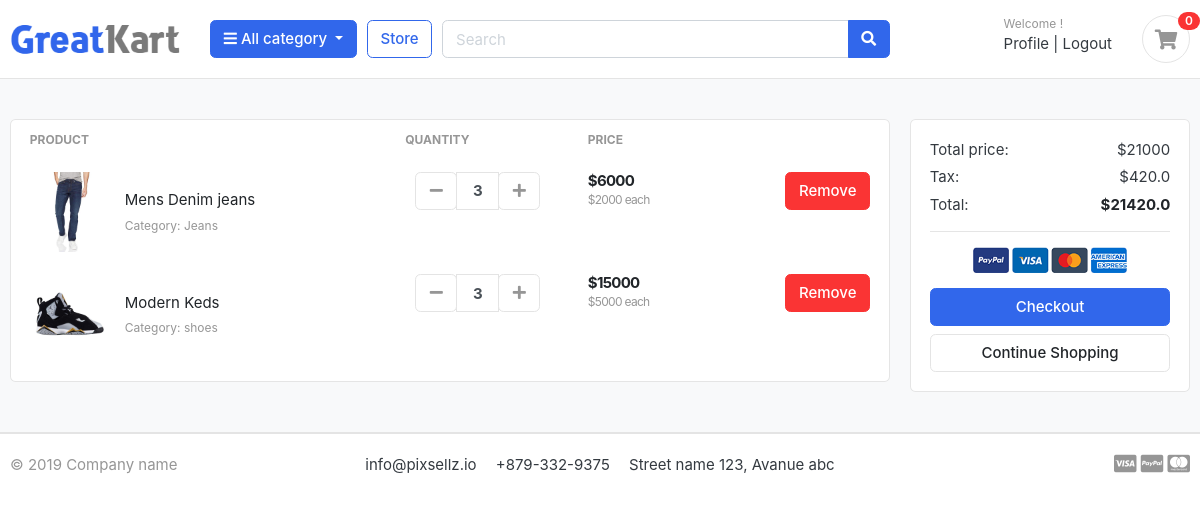
The app's page /cart/ (signed in) with its own data.
### cart/models.py (models this page shows, shortened)
class CartItem(models.Model):
    user = models.ForeignKey(User, on_delete=models.CASCADE, null=True)
    product = models.ForeignKey(Product, on_delete=models.CASCADE)
    cart = models.ForeignKey(Cart, on_delete=models.CASCADE, null=True)
    quantity = models.IntegerField()
    is_active = models.BooleanField(default=True)
    def sub_total(self):
        return self.product.price * self.quantity

### store/models.py (models this page shows, shortened)
class Product(models.Model):
    product_name = models.CharField(max_length=100, unique=True)
    slug = models.SlugField(max_length=200, unique=True)
    description = models.TextField(max_length=500, blank=True)
    price = models.IntegerField()
    image = models.ImageField(upload_to= 'photos/products')
    stock = models.IntegerField()
    is_available = models.BooleanField(default=True)
    category = models.ForeignKey(Category, on_delete=models.CASCADE)
    created_date = models.DateTimeField(auto_now_add=True)
    modified_date = models.DateTimeField(auto_now=True)

### category/models.py (models this page shows, shortened)
class Category(models.Model):
    category_name = models.CharField(max_length=100, unique=True)
    slug = models.SlugField(max_length=100, unique=True)
    description = models.TextField(max_length=500, blank=True)
    cat_image = models.ImageField(upload_to= 'photos/category', blank=True)

### cart/views.py (the view, shortened to what this page needs)
# urls.py: path('', views.cart, name='cart'),
def cart(request):
    cart_items = None
    tax = 0
    total = 0
    grand_total = 0
    session_id = create_session(request)
    if request.user.is_authenticated:
        cart_items = CartItem.objects.filter(user=request.user)
        for item in cart_items:
            total += item.product.price * item.quantity
    tax = (total * 2) / 100
    grand_total = total + tax
    return render(request, 'cart/cart.html', {'cart_items': cart_items, 'tax' : tax, 'total' : total, 'grand_total' : grand_total})

### cart/views.py (called while the page is built)
def create_session(request):
    if not request.session.session_key:
        request.session.create()
    return request.session.session_key

### cart/templates/cart/cart.html (shortened to what this page needs)
{% extends 'base.html' %}
{% load static %}
{% block body %}
  <section class="section-content padding-y bg">
  <div class="container">
    <div class="row">
      <aside class="col-lg-9">
        <div class="card">
          <table class="table table-borderless table-shopping-cart">
            <thead class="text-muted">
              <tr class="small text-uppercase">
                <th scope="col">Product</th>
                <th scope="col" width="120">Quantity</th>
                <th scope="col" width="120">Price</th>
                <th scope="col" class="text-right" width="200"></th>
              </tr>
            </thead>
            <tbody>
              {% for item in cart_items %}
              <tr>
                <td>
                  <figure class="itemside align-items-center">
                    <div class="aside">
                      <img src="{{item.product.image.url}}" class="img-sm" />
                    </div>
                    <figcaption class="info">
                      <a href="#" class="title text-dark">{{item.product.product_name}}</a>
                      <p class="text-muted small">
                        Category: {{item.product.category.category_name}}
                      </p>
                    </figcaption>
                  </figure>
                </td>
                <td>
                  <div class="col">
                    <div class="input-group input-spinner">
                      <div class="input-group-prepend">
                        <form action="{% url 'remove_cart_item' item.product_id %}">
                          <button class="btn btn-light" type="submit" id="button-plus">
                            <i class="fa fa-minus"></i>
                          </button>
                        </form>
                      </div>
                      <input type="text" class="form-control" value="{{item.quantity}}" />
                      <div class="input-group-append">
                        <form action="{% url 'add_cart' item.product_id %}">
                          <button class="btn btn-light" type="submit" id="button-minus">
                            <i class="fa fa-plus"></i>
                          </button>
                        </form>
                      </div>
                    </div>
                  </div>
                </td>
                <td>
                  <div class="price-wrap">
                    <var class="price">${{item.sub_total}}</var>
                    <small class="text-muted"> ${{item.product.price}} each </small>
                  </div>
                </td>
                <td class="text-right">
                  <a href="{% url 'remove_cart' item.product_id %}" class="btn btn-danger"> Remove</a>
                </td>
              </tr>
             {% endfor %}
            </tbody>
          </table>
        </div>
      </aside>
      <aside class="col-lg-3">
        <div class="card">
          <div class="card-body">
            <dl class="dlist-align">
              <dt>Total price:</dt>
              <dd class="text-right">${{total}}</dd>
            </dl>
            <dl class="dlist-align">
              <dt>Tax:</dt>
              <dd class="text-right">${{tax}}</dd>
            </dl>
            <dl class="dlist-align">
              <dt>Total:</dt>
              <dd class="text-right text-dark b">
                <strong>${{grand_total}}</strong>
              </dd>
            </dl>
            <hr />
            <p class="text-center mb-3">
              <img src="{% static './images/misc/payments.png' %}" height="26" />
            </p>
            <a href="./place-order.html" class="btn btn-primary btn-block">
              Checkout
            </a>
            <a href="./store.html" class="btn btn-light btn-block">Continue Shopping</a>
          </div>
        </div>
      </aside>
    </div>
  </div>
</section>
</body>
</html>
{% endblock %}

### static/css/ui.css (style rules this page uses)
html { font-family: "Inter", sans-serif; font-size: 15px; }
.price-wrap { letter-spacing: -0.7px; }
.img-xs, .img-sm, .img-md, .img-lg { -o-object-fit: cover; object-fit: cover; flex-shrink: 0; flex-grow: 0; }
.img-sm { width: 80px; height: 80px; }
.padding-y { padding-top: 40px; padding-bottom: 40px; }
var { font-style: normal; }
figure { margin-bottom: 0; }
.bg { background-color: #f8f9fa; }
.b { font-weight: 600; }
p:last-child { margin-bottom: 0; }
.btn-light { background-color: #fff; border-color: #e4e4e4; }
.btn-light i { color: #969696; }
.itemside { position: relative; display: flex; width: 100%; }
.itemside .aside { position: relative; flex-shrink: 0; }
.itemside .info { padding-left: 15px; padding-right: 7px; }
.itemside p { margin-bottom: 0; }
.itemside .title { display: block; margin-bottom: 5px; color: #212529; }
[class*=dlist-] { margin-bottom: 5px; }
[class*=dlist-] dd { margin-bottom: 0; }
.dlist-align { display: flex; }
.dlist-align dt { width: 150px; word-wrap: break-word; font-weight: normal; }
.dlist-align dd { flex-grow: 1; }
.price { font-weight: 600; color: #212529; }
.input-spinner { width: 125px; flex-wrap: nowrap; display: inline-flex; vertical-align: middle; }
.input-spinner input.form-control { text-align: center; max-width: 46px; font-weight: bold; flex-basis: 46px; border-color: #e4e4e4; flex-grow: 0; }
.input-spinner .btn { width: 42px; text-align: center; padding-left: 0.5rem; padding-right: 0.5rem; }
.table-shopping-cart.table td, .table-shopping-cart.table th { padding-left: 1.25rem; padding-right: 1.25rem; }
.table-shopping-cart .price-wrap { line-height: 1.2; }
.table-shopping-cart .price { font-weight: bold; margin-right: 5px; display: block; }

### records on screen
CartItem: product.image (picture), product.product_name "Mens Denim jeans", product.category.category_name "Jeans", quantity "3", sub_total "6000", product.price "2000"
CartItem: product.image (picture), product.product_name "Modern Keds", product.category.category_name "shoes", quantity "3", sub_total "15000", product.price "5000"

### other values on screen
{{ total }} "21000"
{{ tax }} "420.0"
{{ grand_total }} "21420.0"
